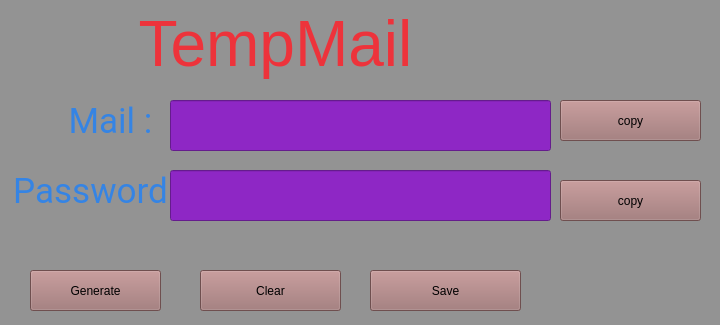
<?xml version="1.0" encoding="UTF-8"?>
<ui version="4.0">
 <class>Form</class>
 <widget class="QWidget" name="Form">
  <property name="geometry">
   <rect>
    <x>0</x>
    <y>0</y>
    <width>720</width>
    <height>325</height>
   </rect>
  </property>
  <property name="minimumSize">
   <size>
    <width>720</width>
    <height>325</height>
   </size>
  </property>
  <property name="maximumSize">
   <size>
    <width>720</width>
    <height>325</height>
   </size>
  </property>
  <property name="windowTitle">
   <string>Form</string>
  </property>
  <property name="styleSheet">
   <string notr="true">background-color: rgb(147, 147, 147);</string>
  </property>
  <widget class="QLabel" name="label">
   <property name="geometry">
    <rect>
     <x>110</x>
     <y>0</y>
     <width>331</width>
     <height>91</height>
    </rect>
   </property>
   <property name="styleSheet">
    <string notr="true">color: rgb(237, 51, 59);
border-color: rgb(224, 27, 36);</string>
   </property>
   <property name="text">
    <string>&lt;html&gt;&lt;head/&gt;&lt;body&gt;&lt;p align=&quot;center&quot;&gt;&lt;span style=&quot; font-size:48pt;&quot;&gt;TempMail&lt;/span&gt;&lt;/p&gt;&lt;/body&gt;&lt;/html&gt;</string>
   </property>
  </widget>
  <widget class="QPushButton" name="bt1">
   <property name="geometry">
    <rect>
     <x>30</x>
     <y>270</y>
     <width>131</width>
     <height>41</height>
    </rect>
   </property>
   <property name="cursor">
    <cursorShape>PointingHandCursor</cursorShape>
   </property>
   <property name="styleSheet">
    <string notr="true">background-color: rgb(155, 111, 111);</string>
   </property>
   <property name="text">
    <string>Generate</string>
   </property>
  </widget>
  <widget class="QPushButton" name="bt2">
   <property name="geometry">
    <rect>
     <x>200</x>
     <y>270</y>
     <width>141</width>
     <height>41</height>
    </rect>
   </property>
   <property name="cursor">
    <cursorShape>PointingHandCursor</cursorShape>
   </property>
   <property name="styleSheet">
    <string notr="true">background-color: rgb(155, 111, 111);</string>
   </property>
   <property name="text">
    <string>Clear</string>
   </property>
  </widget>
  <widget class="QPushButton" name="bt3">
   <property name="geometry">
    <rect>
     <x>370</x>
     <y>270</y>
     <width>151</width>
     <height>41</height>
    </rect>
   </property>
   <property name="cursor">
    <cursorShape>PointingHandCursor</cursorShape>
   </property>
   <property name="styleSheet">
    <string notr="true">background-color: rgb(155, 111, 111);</string>
   </property>
   <property name="text">
    <string>Save</string>
   </property>
  </widget>
  <widget class="QLineEdit" name="le">
   <property name="geometry">
    <rect>
     <x>170</x>
     <y>100</y>
     <width>381</width>
     <height>51</height>
    </rect>
   </property>
   <property name="font">
    <font>
     <family>Roboto</family>
     <pointsize>13</pointsize>
     <italic>false</italic>
     <fontweight>Medium</fontweight>
    </font>
   </property>
   <property name="styleSheet">
    <string notr="true">font: 500 13pt &quot;Roboto&quot;;
background-color: rgb(142, 39, 197);</string>
   </property>
   <property name="text">
    <string/>
   </property>
  </widget>
  <widget class="QLabel" name="label_2">
   <property name="geometry">
    <rect>
     <x>40</x>
     <y>100</y>
     <width>141</width>
     <height>41</height>
    </rect>
   </property>
   <property name="font">
    <font>
     <family>Roboto</family>
     <pointsize>11</pointsize>
     <italic>false</italic>
     <fontweight>Medium</fontweight>
    </font>
   </property>
   <property name="styleSheet">
    <string notr="true">font: 500 11pt &quot;Roboto&quot;;
color: rgb(53, 132, 228);</string>
   </property>
   <property name="text">
    <string>&lt;html&gt;&lt;head/&gt;&lt;body&gt;&lt;p align=&quot;center&quot;&gt;&lt;span style=&quot; font-size:26pt;&quot;&gt;Mail :&lt;/span&gt;&lt;/p&gt;&lt;/body&gt;&lt;/html&gt;</string>
   </property>
  </widget>
  <widget class="QLabel" name="label_3">
   <property name="geometry">
    <rect>
     <x>10</x>
     <y>170</y>
     <width>161</width>
     <height>41</height>
    </rect>
   </property>
   <property name="font">
    <font>
     <family>Roboto</family>
     <pointsize>11</pointsize>
     <italic>false</italic>
     <fontweight>Medium</fontweight>
    </font>
   </property>
   <property name="styleSheet">
    <string notr="true">font: 500 11pt &quot;Roboto&quot;;
color: rgb(53, 132, 228);</string>
   </property>
   <property name="text">
    <string>&lt;html&gt;&lt;head/&gt;&lt;body&gt;&lt;p align=&quot;center&quot;&gt;&lt;span style=&quot; font-size:26pt;&quot;&gt;Password&lt;/span&gt;&lt;/p&gt;&lt;/body&gt;&lt;/html&gt;</string>
   </property>
  </widget>
  <widget class="QLineEdit" name="pas">
   <property name="geometry">
    <rect>
     <x>170</x>
     <y>170</y>
     <width>381</width>
     <height>51</height>
    </rect>
   </property>
   <property name="font">
    <font>
     <family>Roboto</family>
     <pointsize>13</pointsize>
     <italic>false</italic>
     <fontweight>Medium</fontweight>
    </font>
   </property>
   <property name="styleSheet">
    <string notr="true">font: 500 13pt &quot;Roboto&quot;;
background-color: rgb(142, 39, 197);</string>
   </property>
   <property name="text">
    <string/>
   </property>
  </widget>
  <widget class="QPushButton" name="coe">
   <property name="geometry">
    <rect>
     <x>560</x>
     <y>100</y>
     <width>141</width>
     <height>41</height>
    </rect>
   </property>
   <property name="cursor">
    <cursorShape>PointingHandCursor</cursorShape>
   </property>
   <property name="styleSheet">
    <string notr="true">background-color: rgb(155, 111, 111);</string>
   </property>
   <property name="text">
    <string>copy</string>
   </property>
  </widget>
  <widget class="QPushButton" name="cop">
   <property name="geometry">
    <rect>
     <x>560</x>
     <y>180</y>
     <width>141</width>
     <height>41</height>
    </rect>
   </property>
   <property name="cursor">
    <cursorShape>PointingHandCursor</cursorShape>
   </property>
   <property name="styleSheet">
    <string notr="true">background-color: rgb(155, 111, 111);</string>
   </property>
   <property name="text">
    <string>copy</string>
   </property>
  </widget>
  <zorder>bt1</zorder>
  <zorder>bt2</zorder>
  <zorder>label_2</zorder>
  <zorder>bt3</zorder>
  <zorder>le</zorder>
  <zorder>label</zorder>
  <zorder>label_3</zorder>
  <zorder>pas</zorder>
  <zorder>coe</zorder>
  <zorder>cop</zorder>
 </widget>
 <tabstops>
  <tabstop>bt3</tabstop>
  <tabstop>bt2</tabstop>
  <tabstop>bt1</tabstop>
  <tabstop>le</tabstop>
 </tabstops>
 <resources/>
 <connections>
  <connection>
   <sender>bt2</sender>
   <signal>clicked()</signal>
   <receiver>pas</receiver>
   <slot>clear()</slot>
   <hints>
    <hint type="sourcelabel">
     <x>274</x>
     <y>295</y>
    </hint>
    <hint type="destinationlabel">
     <x>288</x>
     <y>177</y>
    </hint>
   </hints>
  </connection>
  <connection>
   <sender>bt2</sender>
   <signal>clicked()</signal>
   <receiver>le</receiver>
   <slot>clear()</slot>
   <hints>
    <hint type="sourcelabel">
     <x>240</x>
     <y>285</y>
    </hint>
    <hint type="destinationlabel">
     <x>252</x>
     <y>143</y>
    </hint>
   </hints>
  </connection>
 </connections>
</ui>
